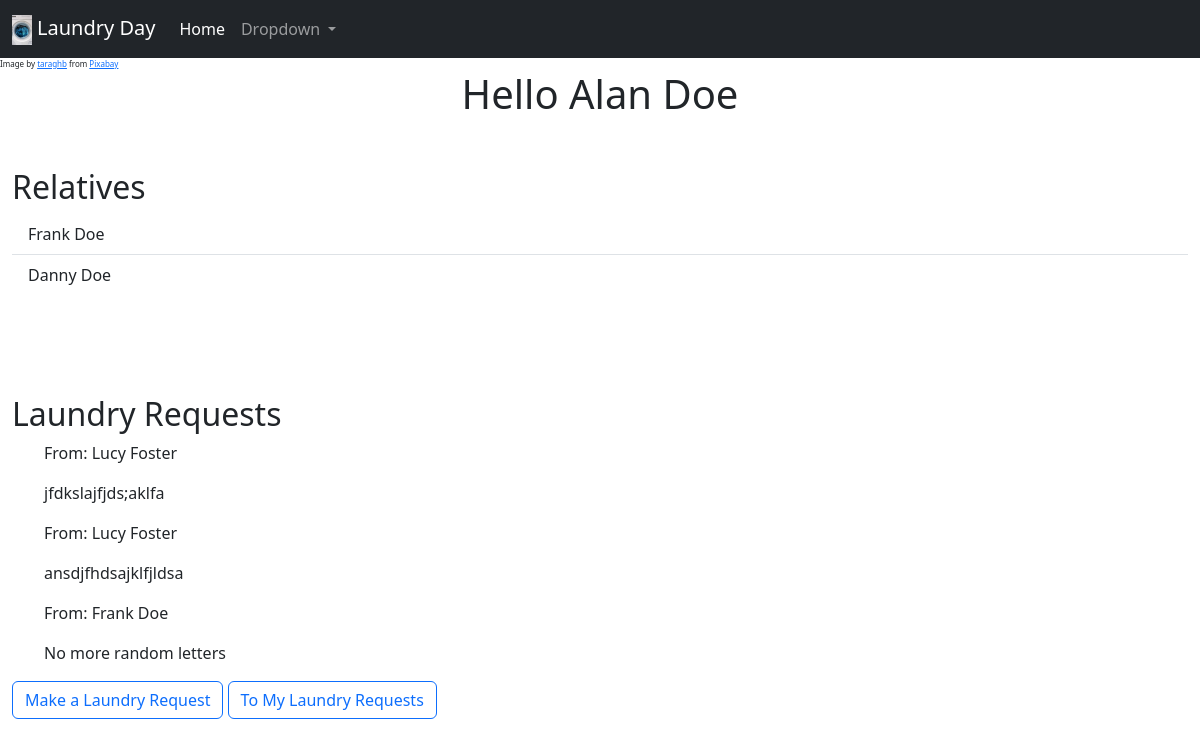
The page /user/3 on the database its author committed.
### laundry_day/models.py (models this page shows, shortened)
class User(models.Model):
    name = models.CharField(max_length=100)
    def __str__(self):
        return self.name
    class Meta:
        db_table = 'custom_user'
    parent = models.ForeignKey('self',
                               null=True,
                               blank=True,
                               related_name='children',
                               on_delete=models.SET_NULL)
    def get_siblings(self):
        if self.parent:
            return self.parent.children.exclude(id=self.id)
        else:
            return User.objects.none()

class LaundryRequests(models.Model):
    to_user = models.ForeignKey(User, on_delete=models.CASCADE, related_name='to_user')
    from_user = models.ForeignKey(User, on_delete=models.CASCADE, related_name='from_user')
    message = models.CharField(max_length=5000)
    def __str__(self):
        return self.message

### laundry_day/views.py (the view)
# urls.py: path("user/<int:pk>", views.UserDetailView.as_view(), name="user_detail"),
class UserDetailView(generic.DetailView):
    model = User
    template_name = 'laundry_day/user_detail.html'
    context_object_name = 'user'
    def get_context_data(self, **kwargs):
        context = super().get_context_data(**kwargs)
        user = self.object
        laundry_requests = LaundryRequests.objects.filter(to_user=user)
        context['laundry_requests'] = laundry_requests
        context['relatives'] = self.object.get_siblings()
        context['children'] = self.object.children.all()
        return context

### laundry_day/templates/laundry_day/user_detail.html (shortened to what this page needs)
{% extends "laundry_day/base_template.html" %}
{% block content %}
<div class="container-fluid">
    {%if user%}
        <h1 style = "text-align: center;">Hello {{user.name}}</h1>
    {%else%}
        <h1>User not found</h1>
    {%endif%}
        <div style= "margin-top: 50px;">
            <h2>Relatives</h2>
            <ul class= "list-group list-group-flush">
                {%for child in children%}
                    <li class="list-group-item">{{child.name}}</li>
                {%endfor%}
            </ul>
        </div>
        <div style="margin-top: 100px;">
            <h2 >Laundry Requests</h2>
            <ul>
                {%for request in laundry_requests%}
                    <li class = "list-group-item">
                        <p>From: {{request.from_user}}</p>
                        <p>{{request}}</p></li>
                {%endfor%}
            </ul>
            <a class = "btn btn-outline-primary" href="{%url 'create_laundry_request' pk=user.id %}">Make a Laundry Request</a>
            <a class = "btn btn-outline-primary" href="{%url 'laundry_request_detail' user.id%}">To My Laundry Requests</a>
        </div>
</div>
{% endblock %}

### rows shown on the page
User: name "Alan Doe"
User: name "Frank Doe"
User: name "Danny Doe"
LaundryRequests: from_user "Lucy Foster", message "jfdkslajfjds;aklfa"
LaundryRequests: from_user "Lucy Foster", message "ansdjfhdsajklfjldsa"
LaundryRequests: from_user "Frank Doe", message "No more random letters"
